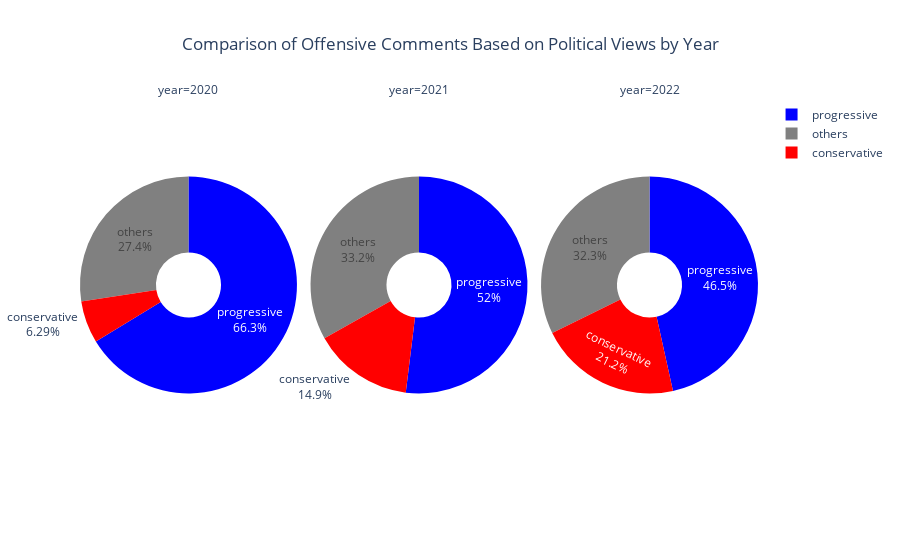

Here is the notebook cell this chart was saved with:
### Code cell
# pandas 관련 import
import pandas as pd  # 데이터프레임 및 데이터 처리 관련 기능 제공

# plotly 관련 import
import plotly.express as px  # 인터랙티브 시각화 (예: scatter, bar 등) 생성

# 데이터프레임 로딩 관련 import
from module.df.data_loader import get_politics_year_df  # 정치 성향-연도별 집계 데이터 로딩

# 파이프라인 실행 결과를 데이터프레임으로 로드
politics_year_counts = get_politics_year_df()

# 각 연도별 총 공격성 댓글 수를 계산하여 동일한 길이로 반환
total_counts_by_year = politics_year_counts.groupby("year")["count"].transform("sum")

# 각 정치 성향의 비율(%)을 계산하여 'percentage' 열에 저장
politics_year_counts["percentage"] = politics_year_counts["count"] / total_counts_by_year * 100

# 연도별 정치 성향에 따른 공격성 댓글 분포를 도넛형 파이 차트로 시각화
fig = px.pie(
    politics_year_counts,  # 시각화에 사용할 데이터프레임
    names="politics",  # 각 조각의 이름: 정치 성향
    values="count",  # 각 조각의 크기: 댓글 수
    color="politics",  # 색상 구분 기준: 정치 성향
    facet_col="year",  # 연도별로 그래프 분할(facet)
    title="Comparison of Offensive Comments Based on Political Views by Year",  # 그래프 제목
    color_discrete_map={  # 정치 성향별 색상 지정
        "conservative": "red",  # 보수: 빨간색
        "progressive": "blue",  # 진보: 파란색
        "others": "gray"  # 기타: 회색
    },
    hole=0.3,  # 도넛 차트로 표시
    labels={"percentage": "%", "count": "Count"}  # 레이블 표시 형식
)

# 각 파이 조각에 퍼센트와 레이블(정치 성향)을 함께 표시
fig.update_traces(textinfo="percent+label")

# 레이아웃 설정: 텍스트 스타일, 제목 정렬, 범례 설정 등 구성
fig.update_layout(
    uniformtext_minsize=8,  # 텍스트 최소 크기 설정
    uniformtext_mode='hide',  # 텍스트가 너무 작으면 숨김
    title_x=0.5,  # 제목을 가운데 정렬
    legend=dict(  # 범례 설정
        itemsizing='constant',  # 범례 항목 크기 고정
        traceorder='normal',  # 범례 항목 순서는 데이터 순서 그대로
        itemdoubleclick='toggle',  # 더블클릭 시 해당 항목만 표시
        tracegroupgap=0,  # 범례 그룹 간 간격 없음
        itemwidth=30  # 범례 항목 너비 설정
    )
)

# 그래프 출력
fig.show()

### Figure 1 — Plotly figure (JSON) as saved in the notebook; plotly's stock layout.template omitted (floating-point values rounded to 4 significant figures)
{"data": [{"customdata": [["conservative"], ["others"], ["progressive"]], "domain": {"x": [0, 0.32], "y": [0, 1]}, "hole": 0.3, "hovertemplate": "year=2020<br>politics=%{customdata[0]}<br>Count=%{value}<extra></extra>", "labels": ["conservative", "others", "progressive"], "legendgroup": "", "marker": {"colors": ["red", "gray", "blue"]}, "name": "", "showlegend": true, "textinfo": "percent+label", "type": "pie", "values": [11, 48, 116]}, {"customdata": [["conservative"], ["others"], ["progressive"]], "domain": {"x": [0.34, 0.66], "y": [0, 1]}, "hole": 0.3, "hovertemplate": "year=2021<br>politics=%{customdata[0]}<br>Count=%{value}<extra></extra>", "labels": ["conservative", "others", "progressive"], "legendgroup": "", "marker": {"colors": ["red", "gray", "blue"]}, "name": "", "showlegend": true, "textinfo": "percent+label", "type": "pie", "values": [229, 510, 799]}, {"customdata": [["conservative"], ["progressive"], ["others"]], "domain": {"x": [0.68, 1.0], "y": [0, 1]}, "hole": 0.3, "hovertemplate": "year=2022<br>politics=%{customdata[0]}<br>Count=%{value}<extra></extra>", "labels": ["conservative", "progressive", "others"], "legendgroup": "", "marker": {"colors": ["red", "blue", "gray"]}, "name": "", "showlegend": true, "textinfo": "percent+label", "type": "pie", "values": [61, 134, 93]}], "layout": {"annotations": [{"font": {}, "showarrow": false, "text": "year=2020", "x": 0.16, "xanchor": "center", "xref": "paper", "y": 1, "yanchor": "bottom", "yref": "paper"}, {"font": {}, "showarrow": false, "text": "year=2021", "x": 0.5, "xanchor": "center", "xref": "paper", "y": 1, "yanchor": "bottom", "yref": "paper"}, {"font": {}, "showarrow": false, "text": "year=2022", "x": 0.84, "xanchor": "center", "xref": "paper", "y": 1, "yanchor": "bottom", "yref": "paper"}], "legend": {"itemdoubleclick": "toggle", "itemsizing": "constant", "itemwidth": 30, "tracegroupgap": 0, "traceorder": "normal"}, "title": {"text": "Comparison of Offensive Comments Based on Political Views by Year", "x": 0.5}, "uniformtext": {"minsize": 8, "mode": "hide"}}}
